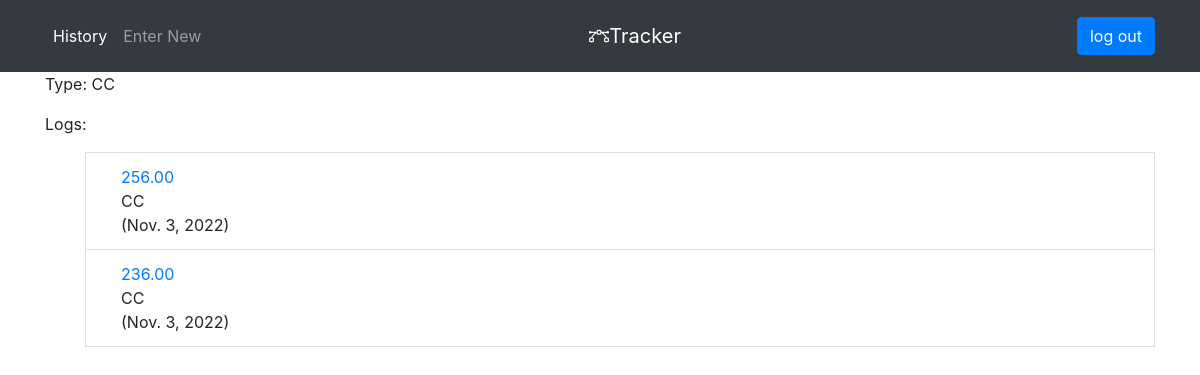
Page /type/2/ (signed in) on the committed database.
### tip_tracker_app/models.py (models this page shows)
class Tip_Type(models.Model):
    type = models.CharField(
        choices=TIP_TYPE,
        default='Cash',
        max_length=15
    )
    class Meta:
        verbose_name_plural = 'tip types'
    def __str__(self):
        return self.type

class Tip_Entry(models.Model):
    type = models.ForeignKey(
        Tip_Type,
        on_delete=models.CASCADE,
        related_name='tiptype'
    )
    tip = models.DecimalField(max_digits=8, decimal_places=2, default=0)
    date_added = models.DateField(auto_now_add=True)
    owner = models.ForeignKey(
        User,
        on_delete=models.CASCADE,
        related_name='owner',
        null=True
    )
    class Meta:
        verbose_name_plural = 'tip entries'

### tip_tracker_app/views.py (the view)
# urls.py: re_path(r'^type/(?P<type_id>\d+)/$', views.type, name='type'),
@login_required
def type(request, type_id):
    entries = Tip_Entry.objects.all().filter(owner__id=request.user.id).order_by('-date_added')
    entries = entries.filter(type__id=type_id)
    type = Tip_Type.objects.get(id=type_id)
    context = {'type':type, 'entries':entries}
    return render(request, 'tip_tracker_app/type.html', context)

### tip_tracker_app/templates/tip_tracker_app/type.html
{% extends "tip_tracker_app/base.html" %}
{% block content %}
<p>Type: {{type}}</p>
<p>Logs:</p>
<ul>
{% for entry in entries %}
    <li class="list-group-item">
        <span>
            <div class="col-sm">
            <a href="{% url 'tip_tracker_app:edit_entry' entry.id %}">
                {{entry.tip}}
            </a>
            </div>
            <div class="col-sm">
                {{entry.type}}
            </div>
            <div class="col-sm">
                ({{entry.date_added}})
            </div>
        </span>
    </li>
    {% empty %}
    <li>No Entries have been recorded yet.</li>
    {% endfor %}
</ul>
{% endblock content %}

### rows in the picture
Tip_Type: type "CC"
Tip_Entry: tip "256.00", type "CC", date_added "Nov. 3, 2022"
Tip_Entry: tip "236.00", type "CC", date_added "Nov. 3, 2022"
